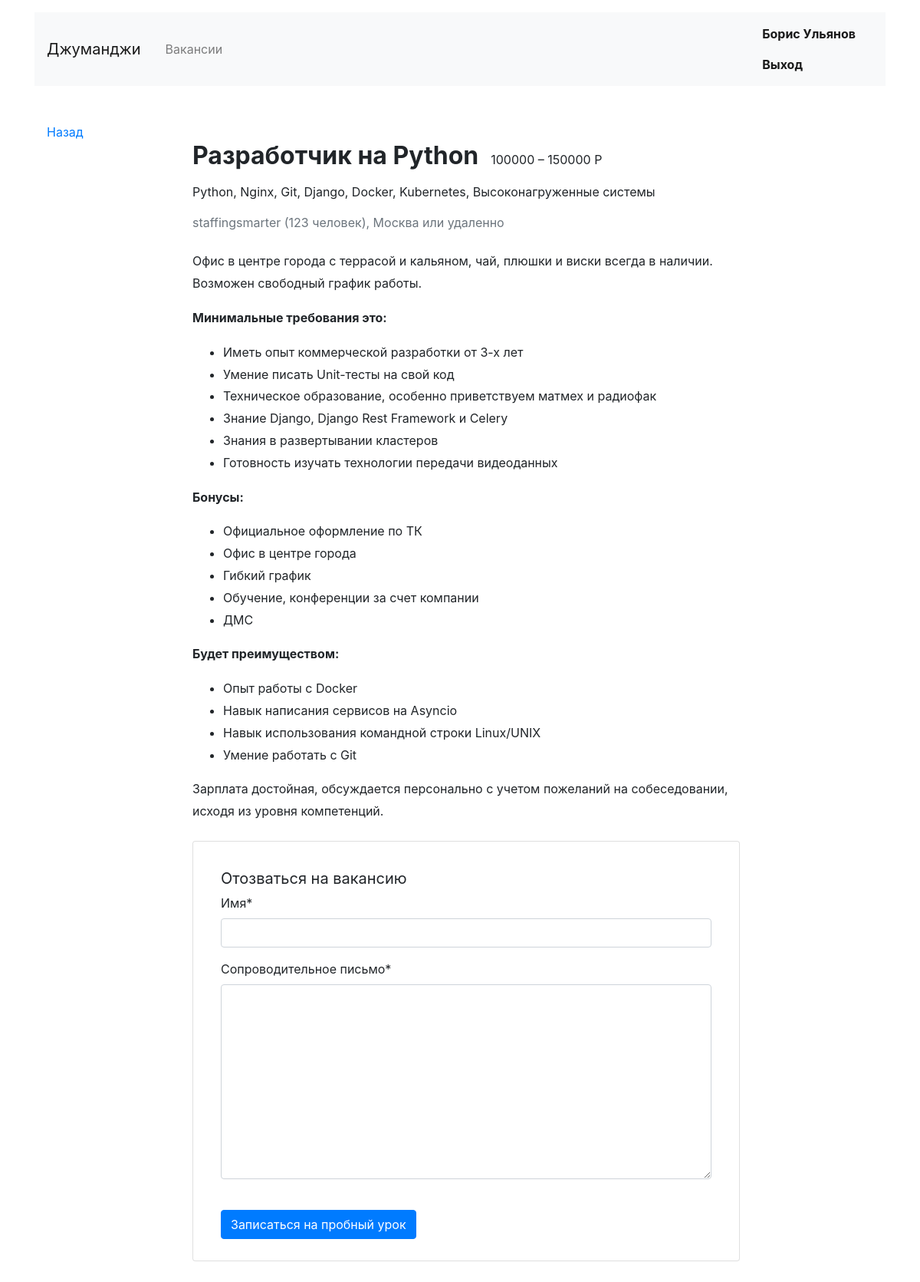
Screenshot of /vacancies/1/ (signed in) with the database file from the repository.
### vacancies/models.py (models this page shows, shortened)
class Vacancy(models.Model):
    title = models.CharField(max_length=50, verbose_name='Название вакансии')
    specialty = models.ForeignKey('Specialty', related_name="vacancies", on_delete=models.CASCADE,
                                  verbose_name='Специализация')
    company = models.ForeignKey('Company', related_name="vacancies", on_delete=models.CASCADE)
    skills = models.CharField(max_length=200, verbose_name='Требуемые навыки')
    description = models.TextField(verbose_name='Описание вакансии')
    salary_min = models.IntegerField(verbose_name='Зарплата от')
    salary_max = models.IntegerField(verbose_name='Зарплата до')
    published_at = models.DateField(default=timezone.now)

class Company(models.Model):
    name = models.CharField(max_length=50, verbose_name='Название компании')
    location = models.CharField(max_length=50, verbose_name='География')
    logo = models.ImageField(
        upload_to=DEFAULT_FILE_STORAGE,
        verbose_name='Логотип', blank=True, default='company_images/default.png',
    )
    description = models.CharField(max_length=100, verbose_name='Информация о компании')
    employee_count = models.IntegerField(verbose_name='Количество человек в компании')
    owner = models.OneToOneField(User, on_delete=models.PROTECT, related_name='owner_of_company')

### vacancies/views.py (the view, shortened to what this page needs)
# urls.py: path('vacancies/<int:vacancy>/', views.ThisVacancyView.as_view(), name='vacancy'),
class ThisVacancyView(LoginRequiredMixin, View):
    def get(self, request, vacancy):
        this_vacancy = get_object_or_404(Vacancy, id=vacancy)
        return render(request, 'vacancies/vacancy.html', {'this_vacancy': this_vacancy, 'form': ApplicationForm})

### vacancies/templates/vacancies/vacancy.html (shortened to what this page needs)
{% extends 'vacancies/base.html' %}
{% load crispy_forms_filters %}
{% load crispy_forms_tags %}
{% block content %}
  <main class="container mt-3 pb-5">
    <div class="row mt-5">
      <div class="col-12 col-lg-2">
        <div class="pl-3 mb-5">
          <p><a href="{% url 'home' %}">Назад</a></p>
        </div>
      </div>
      <div class="col-12 col-lg-8">
        <section class="pl-3">
          <div class="d-flex align-items-baseline align-content-baseline">
            <h1 class="h2 mt-4 font-weight-bold" >{{ this_vacancy.title }}</h1>
            <p class="m-0 pl-3">{{ this_vacancy.salary_min }} – {{ this_vacancy.salary_max }} Р</p>
          </div>
          <p class="mt-2">{{ this_vacancy.skills }}</p>
          <p class="text-muted mb-4">{{ this_vacancy.company.name }} ({{ this_vacancy.company.employee_count }} человек), {{ this_vacancy.company.location }} или удаленно</p>
          <div style="line-height: 1.8;">
            {{ this_vacancy.description|safe }}
          </div>
          <form action="" method="post" class="card mt-4 mb-3" enctype="multipart/form-data">
            <div class="card-body mx-3">
              <p class="h5 mt-3 font-weight-normal">Отозваться на вакансию</p>
                {{ form|crispy }}
              <input type="submit" class="btn btn-primary mt-4 mb-2" value="Записаться на пробный урок">
            </div>
          </form>
        </section>
      </div>
    </div>
  </main>
{% endblock %}

### vacancies/templates/vacancies/base.html (shortened to what this page needs)
<!DOCTYPE html>
<html lang="ru">
<head>
  <link rel="stylesheet" href="https://stackpath.bootstrapcdn.com/bootstrap/4.3.1/css/bootstrap.min.css">
</head>
<body>
  <header class="container mt-3">
    <nav class="navbar navbar-expand-lg navbar-light bg-light">
      <a class="navbar-brand mr-4 " href="{% url 'home' %}">Джуманджи</a>
      <div class="collapse navbar-collapse justify-content-between" id="navbarNav">
        <ul class="navbar-nav col-10">
          <li class="nav-item">
            <a class="nav-link" href="{% url 'list_all_vacancies' %}">Вакансии</a>
          </li>
        </ul>
        <ul class="navbar-nav col-2 justify-content-end">
          <li class="nav-item active">
              {% if request.user.is_authenticated == True %}
              <a href="{% url 'edit_company' %}" class="nav-link font-weight-bold">{{ request.user.get_full_name }}</a>
              <a href="{% url 'logout_user' %}" class="nav-link font-weight-bold">Выход</a>
              {% else %}
            <a href="{% url 'login_user' %}" class="nav-link font-weight-bold">Вход</a>
              {% endif %}
          </li>
        </ul>
      </div>
    </nav>
  </header>
{% block content %}
{% endblock %}
</body>
</html>

### rows the page displays
Vacancy: title "Разработчик на Python", salary_min "100000", salary_max "150000", skills "Python, Nginx, Git, Django, Docker, Kubernetes, Высоконагруженные системы", company.name "staffingsmarter", company.employee_count "123", company.location "Москва", description "Офис в центре города с террасой и кальяном, чай, плюшки и виски всегда в наличии. Возможен свободный график работы. Минимальные требования это: Иметь опыт коммерческой разработки от 3-х лет Умение писать Unit-тесты на свой код Техническое образование, особенно приветствуем матмех и радиофак Знание Django, Django Rest Framework и Celery Знания в развертывании кластеров Готовность изучать технологии передачи видеоданных Бонусы: Официальное оформление по ТК Офис в центре города Гибкий график Обучение, конференции за счет компании ДМС Будет преимуществом: Опыт работы с Docker Навык написания сервисов на Asyncio Навык использования командной строки Linux/UNIX Умение работать с Git Зарплата…"

### other values shown
{{ request.user.get_full_name }} "Борис Ульянов"
